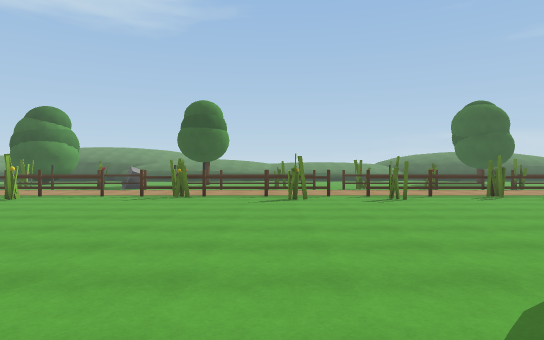
view 1 (above)

20 first-person views from a walk through a Unity game level. The camera is 1.4 m above the floor, looks level and sees 75° across. The floor is counted in squares, 2 m on a side. Each view is taken from the middle of a square. On the plan, view 1 faces up. The plan holds only what a view shows up to about 11 squares ahead; the rest is blank. The place goes on beyond the plan. The player is left out.

view 2
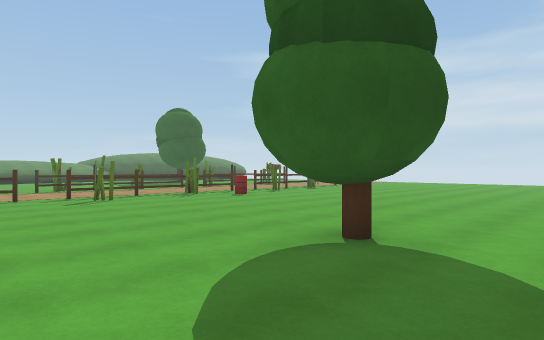

view 3
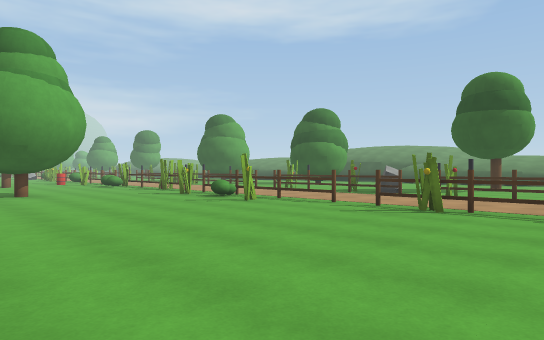

view 4
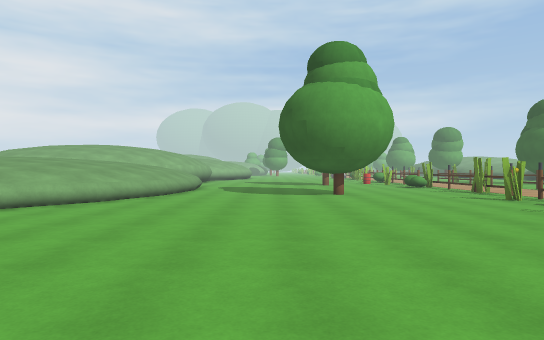

view 5
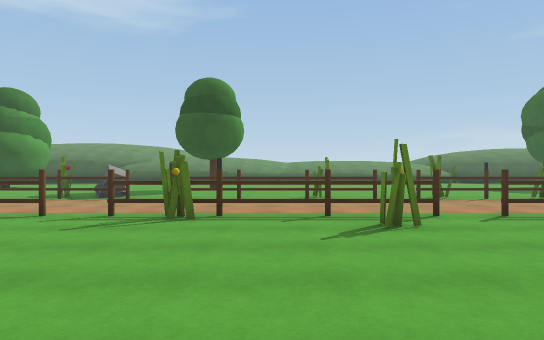

view 6
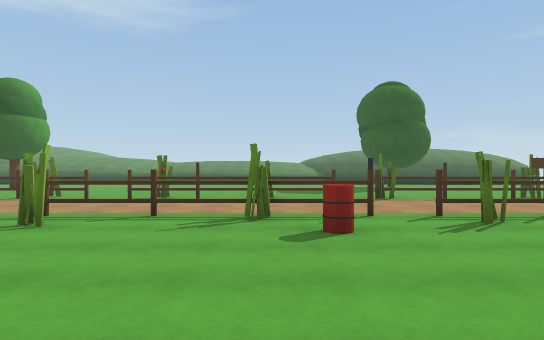

view 7
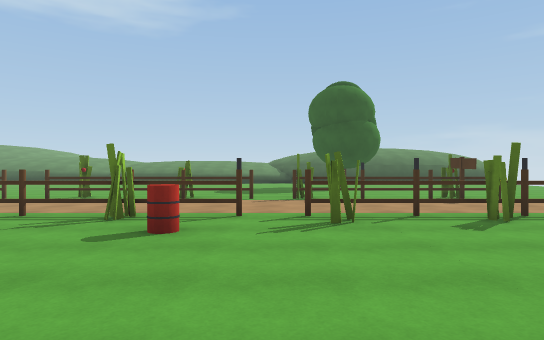

view 8
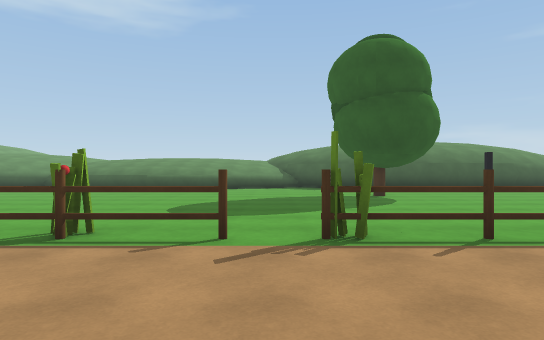

view 9
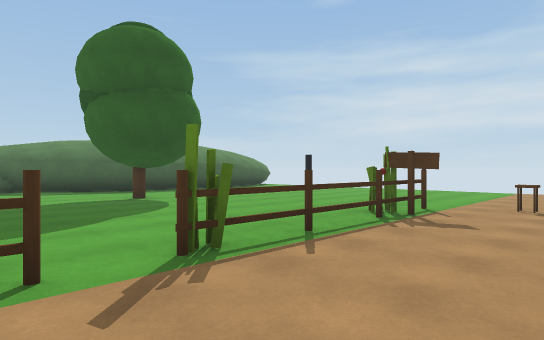

view 10
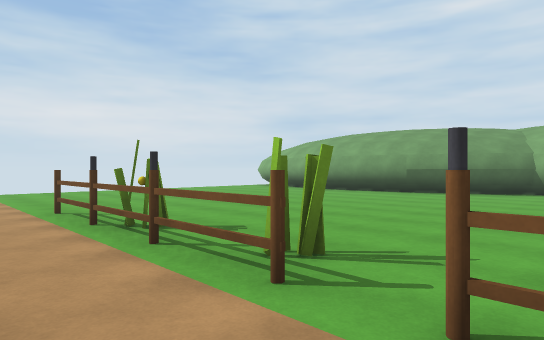

view 11
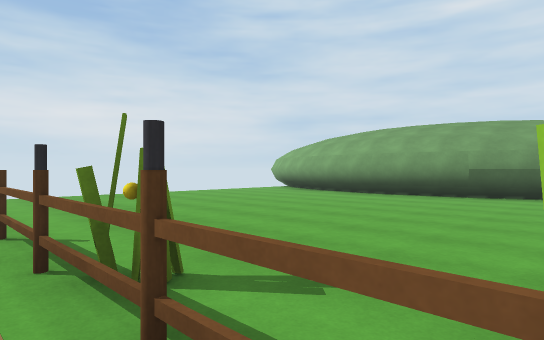

view 12
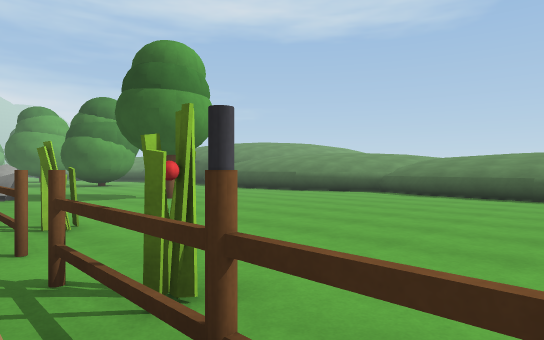

view 13
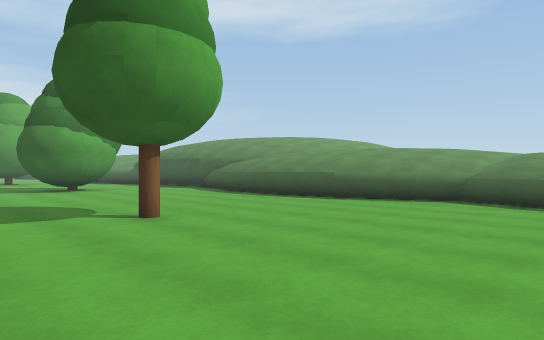

view 14
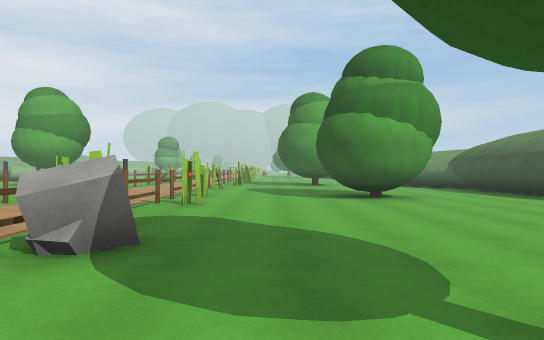

view 15
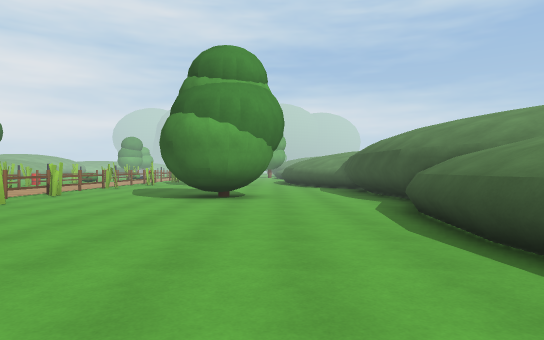

view 16
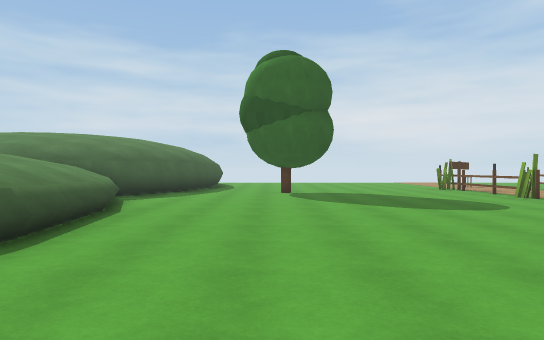

view 17
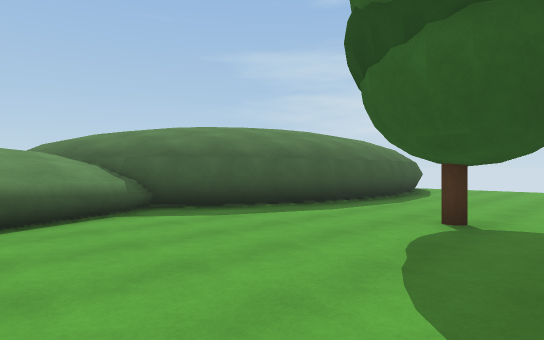

view 18
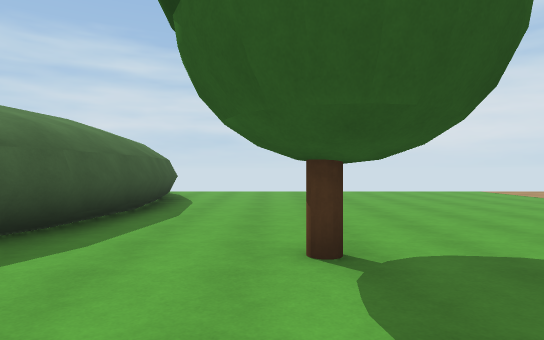

view 19
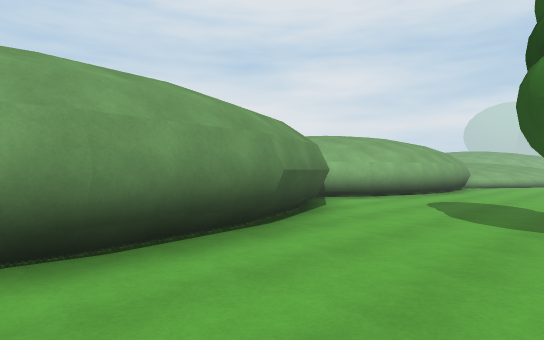

view 20
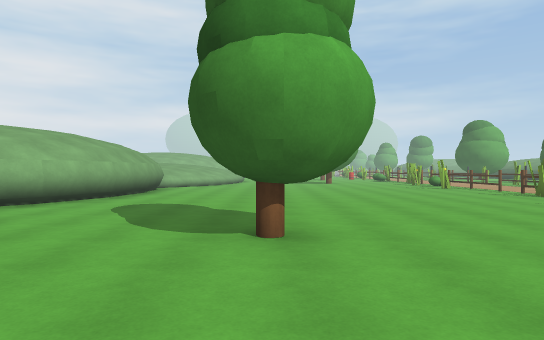

### Floor plan
Points are (right, up) in squares from view 1. A wall is a line through its corners. A room is listed if a view was taken in it or the views show most of it. See-through windows are left out.
Room 1 (views 1, 2, 3, 4, 5, 6, 7, 8, 9, 10, 11, 12, 13, 14, 15, 16, 17, 18, 19, 20)
walls: (5.6, 9.4) (4.4, 9.4); (-0.5, 9.4) (-1.5, 9.4); (5.6, 12.6) (4.4, 12.6); (-6.4, 9.4) (-7.2, 9.4); (12.6, 12) (12.4, 12.7); (13.5, 12.6) (10.4, 12.6); (4.8, -0.9) (7.2, -0.7); (7.1, -0.7) (8.8, -0.9) (9.5, -0.3); (2.8, -1.8) (5, -0.9); (9.3, -0.4) (11.8, 0.5); (-3, 21.2) (-5.5, 20.9); (-1, 22.1) (-3.2, 21.2); (11.6, 0.5) (14.2, 0.8); (-0.2, -2.6) (0.9, -3.4); (-0.2, 22.7) (-1.1, 22); (-3.8, -1.7) (-1.9, -1.9) (0, -2.6); (-5.4, 21) (-7.8, 21.3); (10.2, 22.1) (8.6, 23.3); (14.1, 0.8) (15.3, 0.7); (12.2, 21.3) (10.1, 22.1); (14.4, 21.1) (12.1, 21.4); (-8.7, 22.2) (-9.9, 21.7); (-9.9, 21.8) (-12.8, 21.4); (16.6, 21.4) (14.2, 21.1); (-12.6, 21.4) (-13.1, 21.5)
low walls: (-0.4, 12.6) (-1.5, 12.6); (10.4, 12.6) (11, 12.6); (-6.6, 12.6) (-7.5, 12.6); (3.6, 21.5) (0.9, 21.8); (1.1, 21.8) (-0.7, 22.5); (6.2, 21.8) (3.5, 21.5); (8.5, 22.7) (6, 21.7); (9.1, 23.2) (8.4, 22.6); (-8.7, -0.7) (-7.2, -1.8); (-10.9, 0.1) (-8.6, -0.8); (-12, 0.3) (-10.8, 0.1)
objects: other object (-12, 4) to (-11, 5); other object (-12, 9); other object (-12, 13); other object (-11, 9); other object (-11, 13); other object (-11, 17) to (-10, 19); other object (-9, 8); other object (-9, 9); other object (-9, 12); other object (-9, 13); other object (-8, 8); other object (-8, 9); other object (-8, 13); other object (-6, 8); other object (-6, 9); other object (-6, 13); other object (-5, 9); other object (-5, 12); other object (-5, 13); other object (-3, 9); other object (-3, 13); other object (-3, 16); other object (-2, 9); other object (-2, 13); other object (0, 9); other object (0, 12); other object (0, 13); other object (1, 8); other object (1, 9); other object (1, 13); other object (3, 2) to (4, 3); other object (3, 9); other object (3, 12); other object (3, 13); other object (4, 9); other object (4, 13); other object (6, 8); other object (6, 9); other object (6, 12); other object (6, 13); other object (7, 8); other object (7, 9); other object (7, 13); other object (9, 8); other object (9, 9); other object (9, 12); other object (9, 13); other object (10, 9); other object (10, 13); other object (11, 9); other object (11, 19); other object (12, 9); other object (12, 13); other object (13, 9); other object (13, 13); other object (14, 11); other object (14, 13)

Where each view was taken, in squares from view 1:
view 1: 0 up, 0 right, facing up
view 2: 0 up, 0 right, facing up-right
view 3: 3 up, 0 right, facing up-left
view 4: 3 up, 1 left, facing left
view 5: 4 up, 1 left, facing up
view 6: 4 up, 6 right, facing up
view 7: 4 up, 8 right, facing up
view 8: 9 up, 8 right, facing up
view 9: 10 up, 7 right, facing up-right
view 10: 11 up, 7 right, facing down-right
view 11: 10 up, 9 right, facing down-right
view 12: 12 up, 5 right, facing up-left
view 13: 14 up, 2 right, facing up-left
view 14: 15 up, 2 left, facing left
view 15: 19 up, 2 left, facing left
view 16: 19 up, 0 right, facing right
view 17: 17 up, 6 right, facing up-right
view 18: 19 up, 8 right, facing right
view 19: 2 up, 8 right, facing down-left
view 20: 2 up, 7 right, facing left
